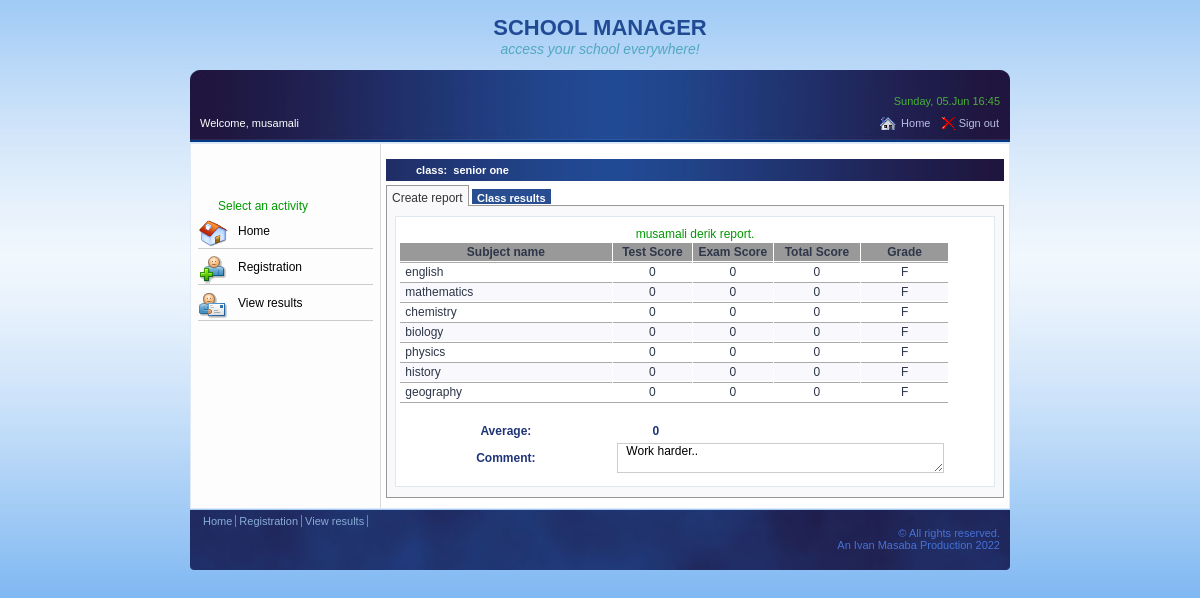
The app's page /school/web/student/results/index.php (signed in), older data.
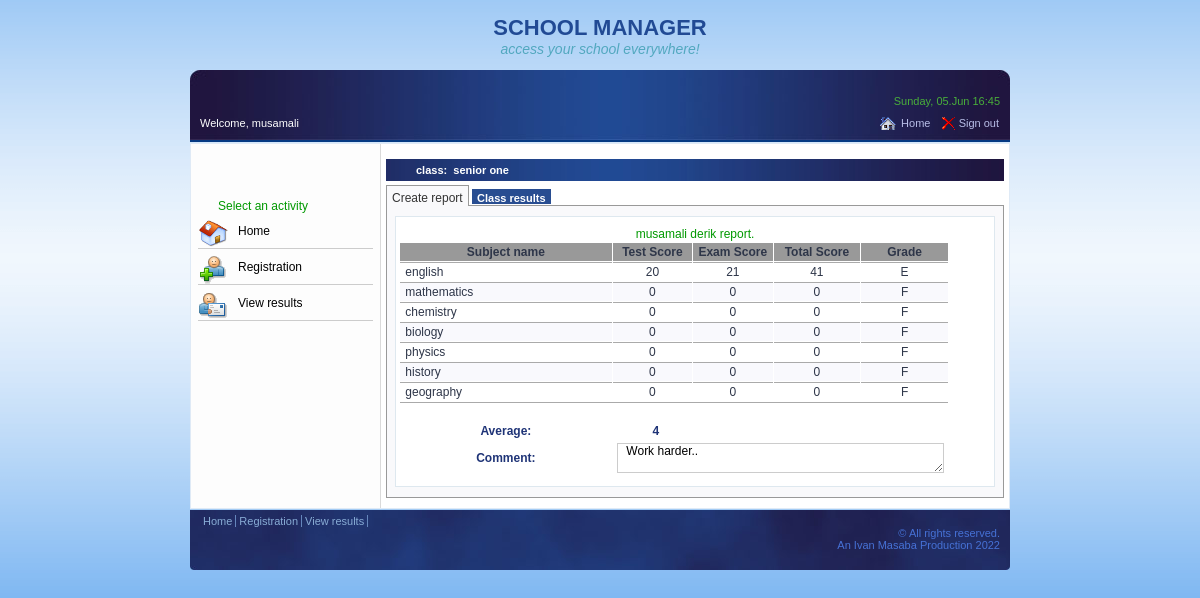
The same page, newer data.
### tables this page shows
CREATE TABLE `marks` (
  `id` int(11) NOT NULL,
  `reg_num` int(11) NOT NULL,
  `subj_id` int(11) NOT NULL,
  `test_score` int(11) DEFAULT 0,
  `exam_score` int(11) DEFAULT 0,
  `total_score` int(11) DEFAULT 0,
  `grade` varchar(30) DEFAULT 'F'
);

CREATE TABLE `subjects` (
  `id` int(11) NOT NULL,
  `subj_name` enum('english','mathematics','chemistry','biology','physics','history','geography') NOT NULL
);

### school/core/marks.php (called while the page is built, shortened)
<?php
    class Marks{
        private $con;
        private $table = 'marks' ;
        public function __construct( $db ){
            $this->con = $db;
        }
         public function read_one($reg){
            $query = 'SELECT
                     *
                     FROM
                     ' .$this->table. ' m
                     INNER JOIN subjects
                     ON m.subj_id = subjects.id
                     WHERE m.reg_num = :reg ';
            $stmt = $this->con->prepare($query);
            $stmt->bindParam(':reg', $reg);
            $stmt->execute();
            return $stmt;
        }
    }
?>

### school/web/student/results/index.php (the view, shortened to what the changed rows need)
<?php
  include_once( $_SERVER['DOCUMENT_ROOT'].'/frontend/school/includes/config.php');
  $reg_num = $_SESSION['index_number'];
?>
<!DOCTYPE html PUBLIC "-//W3C//DTD XHTML 1.0 Transitional//EN" "http://www.w3.org/TR/xhtml1/DTD/xhtml1-transitional.dtd">
<html xmlns="http://www.w3.org/1999/xhtml">
<head>
<link rel="stylesheet" type="text/css" href="../../styles.css">
<link rel="stylesheet" type="text/css" href="styles.css">
<link href="SpryAssets/SpryMenuBarVertical.css" rel="stylesheet" type="text/css" />
</head>
<body>
<div class="top">
    <h1>SCHOOL MANAGER</h1>
    <h2>access your school everywhere!</h2>
</div>
<div class="content">
 <div class="contents">
    <div id="Create_report" class="tab_body">
    <div style="background-color: #FFFFFF; padding: 10px 3px; border: 1px solid #DEE8EF;">
      <form action="" method="post" name="create report">
        <table width="550" border="0" cellspacing="1" cellpadding="2">
          <?php
              $mark = new Marks($db);
              $result = $mark->read_one($reg_num);
              $num = $result->rowCount();
              if( $num > 0 )
              {
                $bg = 1;
                while( $user_row = $result->fetch(PDO::FETCH_ASSOC) )
                {
                  extract( $user_row );
						$style =  "style='border-top:solid 1px #aaa'";
						if( $bg%2 == 0 ){
              echo "<tr style='background: #f9f9fd;'>";
            }else{
              echo "<tr style=$style>";
            }
            echo "<td align='left' $style> &nbsp;".$subj_name."</td>";
            echo "<td style='border-top:solid 1px #aaa'>$test_score</td>";
            echo "<td style='border-top:solid 1px #aaa'>$exam_score</td>";
            echo "<td style='border-top:solid 1px #aaa'>$total_score</td>";
            echo "<td style='border-top:solid 1px #aaa'>$grade</td>";
          echo "</tr>";
					$bg++;
                }
              }
          ?>
          <tr style="font-weight: bold; color: #1f3477; ">
          <?php
          $r = $db->query("SELECT AVG(total_score) FROM marks");
          $row = $r->fetch(PDO::FETCH_ASSOC);
          ?>
            <td>Average:</td>
            <td>&nbsp; <?php
            $xx = ceil( $row['AVG(total_score)'] ) ;
            echo $xx ;
             ?> </td>
          </tr>
        </table>
      </form>
    </div>
    </div>
</div>
</div>
</body>
</html>

Row changes from the older to the newer data that the page shows:
changed marks "english": test_score "0" → "20"; exam_score "0" → "21"; total_score "0" → "41"; grade "F" → "E"
Text that changed along with them:
$xx: "0" → "4"
